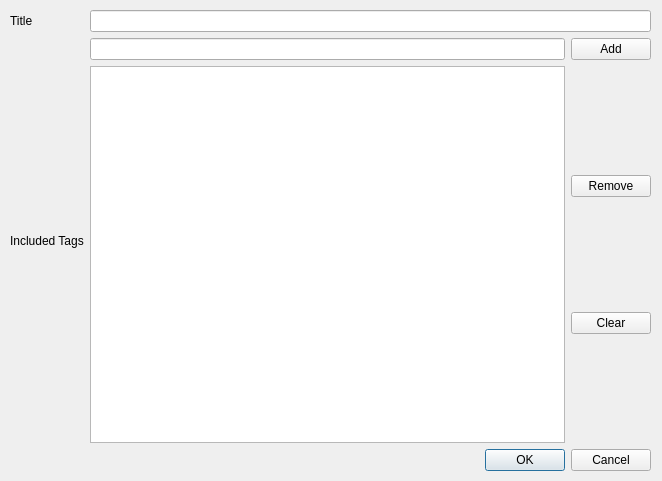
<?xml version="1.0" encoding="UTF-8"?>
<ui version="4.0">
 <class>favoriteEditor</class>
 <widget class="QDialog" name="favoriteEditor">
  <property name="geometry">
   <rect>
    <x>0</x>
    <y>0</y>
    <width>662</width>
    <height>481</height>
   </rect>
  </property>
  <property name="windowTitle">
   <string>Favorite Editor</string>
  </property>
  <widget class="QWidget" name="gridLayoutWidget">
   <property name="geometry">
    <rect>
     <x>10</x>
     <y>10</y>
     <width>641</width>
     <height>461</height>
    </rect>
   </property>
   <layout class="QGridLayout" name="gridLayout_2">
    <item row="1" column="1">
     <widget class="QLineEdit" name="tagLineEdit"/>
    </item>
    <item row="0" column="0">
     <widget class="QLabel" name="titleLabel">
      <property name="text">
       <string>Title</string>
      </property>
     </widget>
    </item>
    <item row="1" column="0" rowspan="2">
     <widget class="QLabel" name="tagsLabel">
      <property name="text">
       <string>Included Tags</string>
      </property>
     </widget>
    </item>
    <item row="2" column="1">
     <widget class="QListWidgetTags" name="tagsListWidget"/>
    </item>
    <item row="1" column="2">
     <widget class="QPushButton" name="addButton">
      <property name="text">
       <string>Add</string>
      </property>
     </widget>
    </item>
    <item row="2" column="2">
     <layout class="QVBoxLayout" name="verticalLayout">
      <item>
       <widget class="QPushButton" name="removeButton">
        <property name="text">
         <string>Remove</string>
        </property>
       </widget>
      </item>
      <item>
       <widget class="QPushButton" name="clearButton">
        <property name="text">
         <string>Clear</string>
        </property>
       </widget>
      </item>
     </layout>
    </item>
    <item row="0" column="1" colspan="2">
     <widget class="QLineEdit" name="titleLineEdit"/>
    </item>
    <item row="3" column="0" colspan="3">
     <widget class="QDialogButtonBox" name="buttonBox">
      <property name="orientation">
       <enum>Qt::Horizontal</enum>
      </property>
      <property name="standardButtons">
       <set>QDialogButtonBox::Cancel|QDialogButtonBox::Ok</set>
      </property>
     </widget>
    </item>
   </layout>
  </widget>
 </widget>
 <customwidgets>
  <customwidget>
   <class>QListWidgetTags</class>
   <extends>QListWidget</extends>
   <header>chameleon.qt.qlistwidgettags</header>
  </customwidget>
 </customwidgets>
 <resources/>
 <connections>
  <connection>
   <sender>buttonBox</sender>
   <signal>accepted()</signal>
   <receiver>favoriteEditor</receiver>
   <slot>accept()</slot>
   <hints>
    <hint type="sourcelabel">
     <x>248</x>
     <y>254</y>
    </hint>
    <hint type="destinationlabel">
     <x>157</x>
     <y>274</y>
    </hint>
   </hints>
  </connection>
  <connection>
   <sender>buttonBox</sender>
   <signal>rejected()</signal>
   <receiver>favoriteEditor</receiver>
   <slot>reject()</slot>
   <hints>
    <hint type="sourcelabel">
     <x>316</x>
     <y>260</y>
    </hint>
    <hint type="destinationlabel">
     <x>286</x>
     <y>274</y>
    </hint>
   </hints>
  </connection>
 </connections>
</ui>
